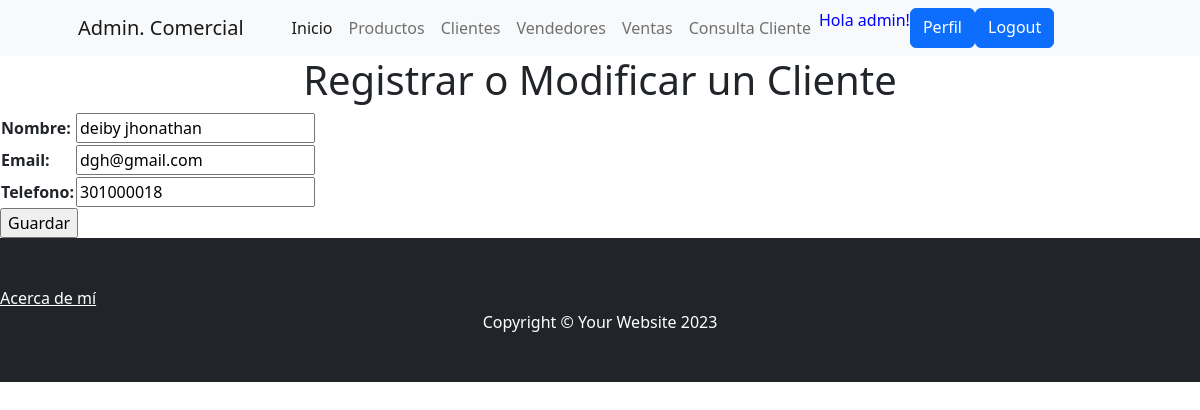
Screenshot of /update_cliente/1/ (signed in) with the database file from the repository.
### app_ventas/models.py (models this page shows, shortened)
class Cliente(models.Model):
     nombre = models.CharField(max_length=100, blank=False)
     email = models.EmailField(max_length=100, blank=False)
     telefono = models.CharField(max_length=15, blank=False)

### app_ventas/views.py (the view)
# urls.py: path('update_cliente/<int:pk>/', ClienteUpdate.as_view(), name="update_cliente" ),
class ClienteUpdate(LoginRequiredMixin, UpdateView):
    model = Cliente
    fields = ['nombre', 'email', 'telefono']
    success_url = reverse_lazy('clientes')

### app_ventas/templates/app_ventas/cliente_form.html (shortened to what this page needs)
{% extends 'app_ventas/index.html' %}
{% load static %}
{% block titulo %}
    <h1 class="text-center">
           Registrar o Modificar un Cliente
    </h1>
{% endblock titulo %}
{% block contenido %}
    <form action="" method="post">
        <table>
            {{ form.as_table }}
        </table>
        <input type="submit" value="Guardar">
    </form>
{% endblock contenido %}

### app_ventas/templates/app_ventas/index.html (shortened to what this page needs)
<!DOCTYPE html>
<html lang="en">
    <head>
        {% load static %}
        <link href="{% static 'app_ventas/css/styles.css' %}" rel="stylesheet" />
        <link href="https://cdnjs.cloudflare.com/ajax/libs/SimpleLightbox/2.1.0/simpleLightbox.min.css" rel="stylesheet" />
        <link rel="stylesheet" href="https://cdnjs.cloudflare.com/ajax/libs/font-awesome/6.4.0/css/all.min.css">
    </head>
    <body>
        <nav class="navbar navbar-expand-lg navbar-light bg-light">
            <div class="container px-4 px-lg-5">
                <a class="navbar-brand" href="#!">Admin. Comercial</a>
                <div class="collapse navbar-collapse" id="navbarSupportedContent">
                    <ul class="navbar-nav me-auto mb-2 mb-lg-0 ms-lg-4">
                        <li class="nav-item"><a class="nav-link active" aria-current="page" href="{% url 'home' %}">Inicio</a></li>
                        {% if user.is_authenticated %}
                        <li class="nav-item"><a class="nav-link" href="{% url 'productos' %}">Productos</a></li>
                        <li class="nav-item"><a class="nav-link" href="{% url 'clientes' %}">Clientes</a></li>
                        <li class="nav-item"><a class="nav-link" href="{% url 'vendedores' %}"> Vendedores</a></li>
                        <li class="nav-item"><a class="nav-link" href="{% url 'ventas' %}"> Ventas</a></li>
                        <li class="nav-item"><a class="nav-link" href="{% url 'consultacliente' %}">Consulta Cliente</a></li>
                        <p style="color:blue">Hola {{user.username}}!</p>
                        <a class="btn btn-primary" href="{% url 'editar_perfil' %}">Perfil</a>
                        <a class="btn btn-primary" href="{% url 'logout' %}">Logout</a>
                    {% else %}
                        <a class="btn btn-success" href="{% url 'registro' %}">Sign up</a>
                        <a class="btn btn-primary" href="{% url 'login' %}">Login</a>
                    {% endif %}
                    </ul>
                </div>
            </div>
        </nav>
        {% block titulo %}
         {% endblock titulo %}
         {% block contenido %}
        {% endblock contenido %}
        <footer class="py-5 bg-dark">
            <a class="m-0 text-center text-white" href="{% url 'about_me' %}" >Acerca de mí</a>
            <div class="container"><p class="m-0 text-center text-white">Copyright &copy; Your Website 2023</p></div>
        </footer>
    </body>
</html>

### rows the page displays
Cliente: nombre "deiby jhonathan", email "dgh@gmail.com", telefono "301000018"

### other values shown
{{ user.username }} "admin"
